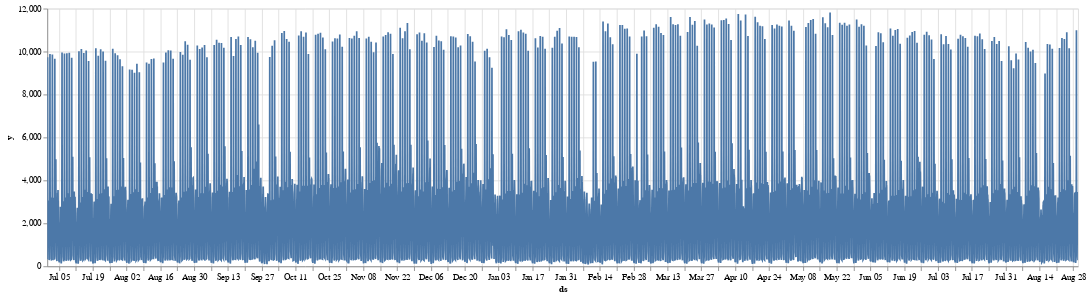

Write notebook code for a chart like this one.
### Code cell
subset = ml_df.filter(pl.col("ds") < pl.datetime(2016, 8, 30), pl.col("ds") > pl.datetime(2015, 6, 30))

(
    alt.Chart(subset.filter(pl.col("unique_id") == "150"))
        .mark_line()
        .encode(x="ds", y="y")
        .properties(width=1200)
        .interactive(bind_y=False)
)

### Figure 1 — Vega specification as saved in the notebook (floating-point values rounded to 4 significant figures; data arrays with more than 128 entries replaced by an {"elided": "..."} marker saying what was removed)
{"$schema": "https://vega.github.io/schema/vega/v5.json", "data": [{"name": "param_2_store"}, {"name": "source_0", "values": {"elided": "8540 records"}, "transform": [{"type": "formula", "expr": "toDate(datum['ds'])", "as": "ds"}]}, {"name": "source_0_y_domain_y", "values": [{"min": 78, "max": 11819}]}], "signals": [{"name": "unit", "value": {}, "on": [{"events": "pointermove", "update": "isTuple(group()) ? group() : unit"}]}, {"name": "param_2", "update": "vlSelectionResolve(\"param_2_store\", \"union\")"}, {"name": "param_2_ds", "on": [{"events": [{"source": "view", "type": "dblclick"}], "update": "null"}, {"events": {"signal": "param_2_translate_delta"}, "update": "panLinear(param_2_translate_anchor.extent_x, -param_2_translate_delta.x / width)"}, {"events": {"signal": "param_2_zoom_delta"}, "update": "zoomLinear(domain(\"x\"), param_2_zoom_anchor.x, param_2_zoom_delta)"}]}, {"name": "param_2_tuple", "on": [{"events": [{"signal": "param_2_ds"}], "update": "param_2_ds ? {unit: \"\", fields: param_2_tuple_fields, values: [param_2_ds]} : null"}]}, {"name": "param_2_tuple_fields", "value": [{"field": "ds", "channel": "x", "type": "R"}]}, {"name": "param_2_translate_anchor", "value": {}, "on": [{"events": [{"source": "scope", "type": "pointerdown"}], "update": "{x: x(unit), y: y(unit), extent_x: domain(\"x\")}"}]}, {"name": "param_2_translate_delta", "value": {}, "on": [{"events": [{"source": "window", "between": [{"source": "scope", "type": "pointerdown"}, {"source": "window", "type": "pointerup"}], "consume": true, "type": "pointermove"}], "update": "{x: param_2_translate_anchor.x - x(unit), y: param_2_translate_anchor.y - y(unit)}"}]}, {"name": "param_2_zoom_anchor", "on": [{"events": [{"source": "scope", "type": "wheel", "consume": true}], "update": "{x: invert(\"x\", x(unit)), y: invert(\"y\", y(unit))}"}]}, {"name": "param_2_zoom_delta", "on": [{"events": [{"source": "scope", "consume": true, "type": "wheel"}], "update": "pow(1.001, event.deltaY * pow(16, event.deltaMode))", "force": true}]}, {"name": "param_2_modify", "on": [{"events": {"signal": "param_2_tuple"}, "update": "modify(\"param_2_store\", param_2_tuple, true)"}]}], "marks": [{"type": "line", "name": "marks", "from": {"data": "source_0"}, "sort": {"field": "x"}, "encode": {"update": {"stroke": {"value": "#4c78a8"}, "defined": {"signal": "isValid(datum[\"ds\"]) && isFinite(+datum[\"ds\"]) && isValid(datum[\"y\"]) && isFinite(+datum[\"y\"])"}, "y": {"field": "y", "scale": "y"}, "x": {"field": "ds", "scale": "x"}}}, "clip": true, "interactive": true, "style": ["line"]}], "scales": [{"name": "x", "type": "time", "domain": {"data": "source_0", "field": "ds"}, "range": [0, {"signal": "width"}], "domainRaw": {"signal": "param_2[\"ds\"]"}}, {"name": "y", "type": "linear", "domain": [{"signal": "(data(\"source_0_y_domain_y\")[0] || {}).min"}, {"signal": "(data(\"source_0_y_domain_y\")[0] || {}).max"}], "range": [{"signal": "height"}, 0], "zero": true, "nice": true}], "axes": [{"scale": "x", "grid": true, "ticks": false, "maxExtent": 0, "tickCount": {"signal": "ceil(width/40)"}, "gridScale": "y", "labels": false, "minExtent": 0, "orient": "bottom", "domain": false, "zindex": 0, "aria": false}, {"scale": "y", "maxExtent": 0, "labels": false, "orient": "left", "grid": true, "tickCount": {"signal": "ceil(height/40)"}, "gridScale": "x", "domain": false, "zindex": 0, "aria": false, "minExtent": 0, "ticks": false}, {"scale": "x", "tickCount": {"signal": "ceil(width/40)"}, "orient": "bottom", "title": "ds", "labelFlush": true, "labelOverlap": true, "zindex": 0, "grid": false}, {"scale": "y", "title": "y", "tickCount": {"signal": "ceil(height/40)"}, "grid": false, "zindex": 0, "labelOverlap": true, "orient": "left"}], "style": "cell", "padding": 5, "width": 1200, "height": 300, "background": "white"}
